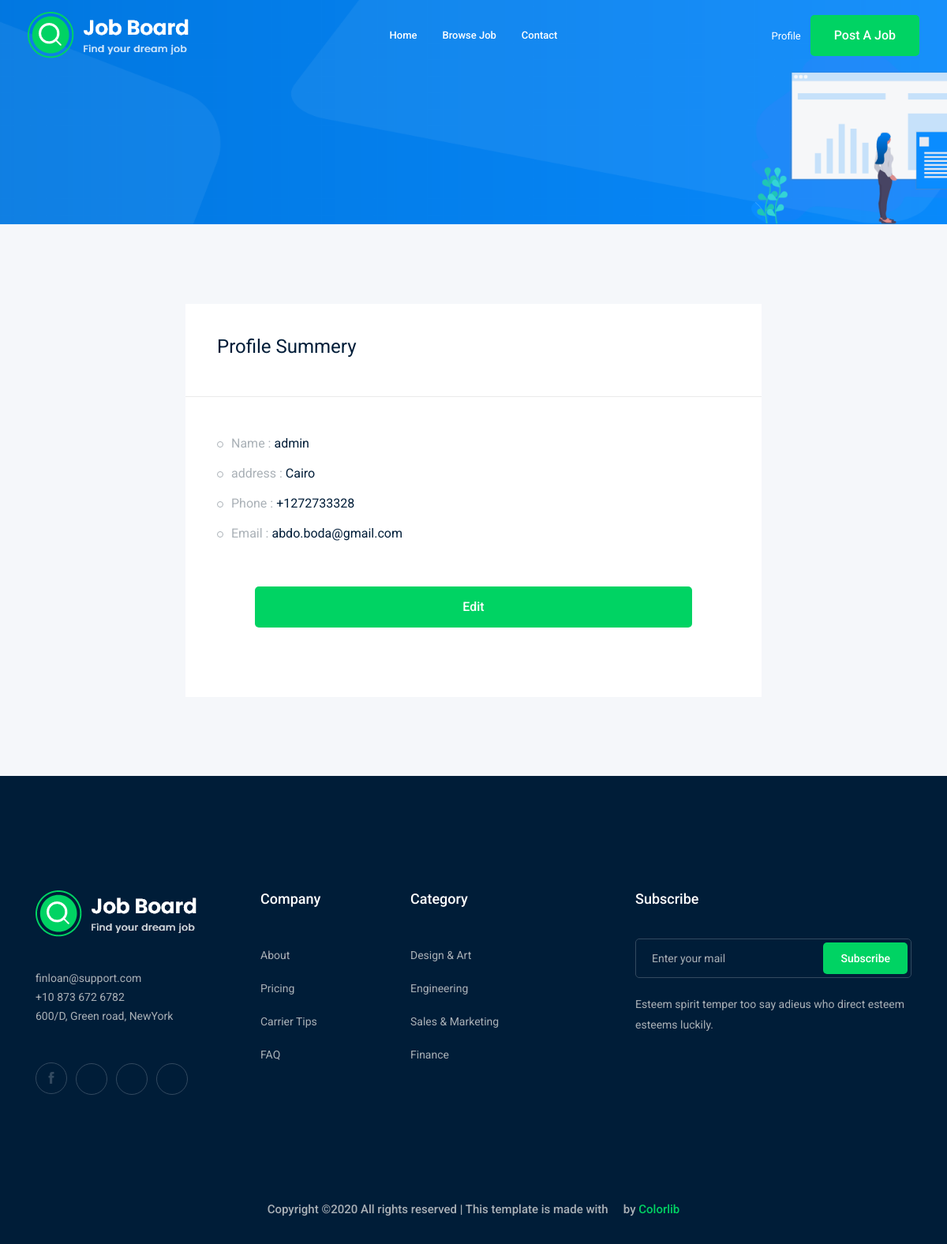
The app's page /accounts/profile (signed in) with its own data.
### accounts/models.py (models this page shows)
class profile(models.Model):
    user    =   models.OneToOneField(User, on_delete=models.CASCADE)
    city    =   models.ForeignKey('City',on_delete=models.CASCADE,null=True,blank=True)
    phone   =   models.CharField(max_length=15)
    image   =   models.ImageField(upload_to='profile_pic/')
    def __str__(self):
        return str(self.user)

class City(models.Model):
    name = models.CharField(max_length=120)
    def __str__(self):
        return str(self.name)

### accounts/views.py (the view)
# urls.py: path('profile', views.Profile ,name='profile'),
def Profile(request):
    profilo = profile.objects.get(user=request.user)
    return render(request,'accounts/profile.html',{'profile' : profilo})

### accounts/templates/accounts/profile.html (shortened to what this page needs)
{% extends 'base.html' %}
{% load bootstrap4 %}
{% block body %}
    <div class="bradcam_area bradcam_bg_1">
        <div class="container">
            <div class="row">
                <div class="col-xl-12">
                </div>
            </div>
        </div>
    </div>
    <div class="job_details_area">
        <div class="container">
            <div class="row">
                <div class="col-lg-8 mx-auto">
                    <div class="job_sumary">
                        <div class="summery_header">
                            <h3>Profile Summery</h3>
                        </div>
                        <div class="job_content">
                            <ul>
                                <li>Name : <span>{{profile}}</span></li>
                                <li>address : <span>{{profile.city}}</span></li>
                                <li>Phone : <span>{{profile.phone}}</span></li>
                                <li>Email : <span>{{profile.user.email}}</span></li>
                                <div class = "p-5">
                                    <a class="boxed-btn3 w-100" href="{% url 'accounts:profile_edit' %}">Edit</a>
                                </div>
                            </ul>
                        </div>
                    </div>
                </div>
            </div>
        </div>
    </div>
{% endblock body %}

### records on screen
profile: user.username "admin", city "Cairo", phone "+1272733328", user.email "abdo.boda@gmail.com"
